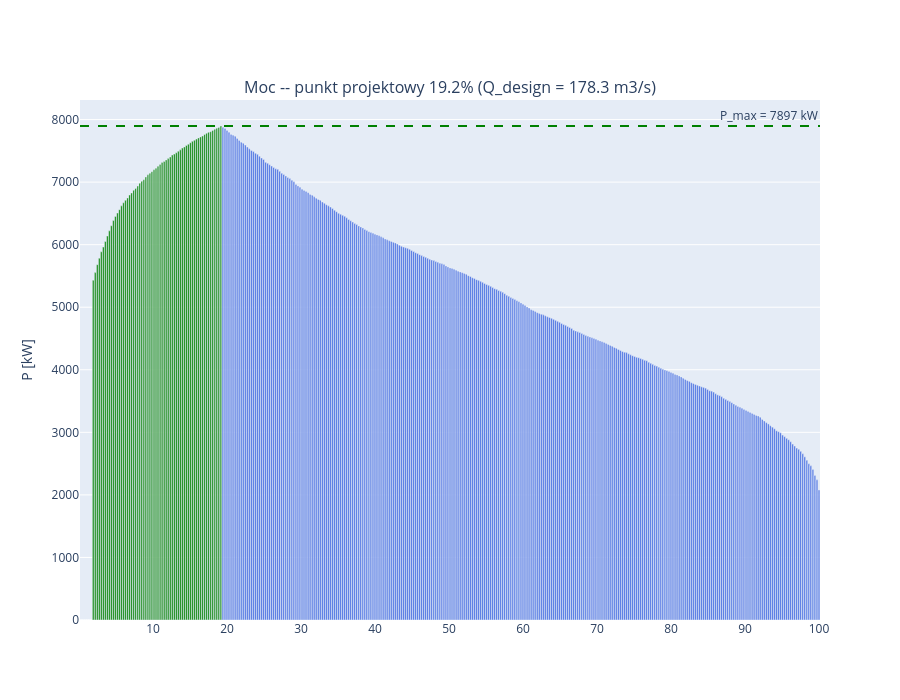
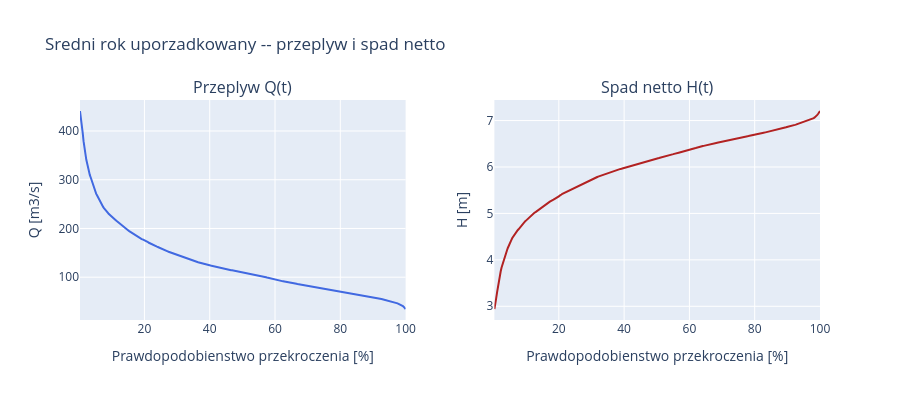

The notebook cell saved with these charts, in order:
### Markdown cell above
**Prompt do LLM:**
> *"Narysuj dwa wykresy: (1) moc MEW P(t) vs dzien roku z zaznaczonym Q_design i Qmin,
> (2) skumulowana energia E(t). Na wykresie mocy zaznacz strefami: pelna moc (Q > Q_design),
> czesciowa moc, i brak pracy (Q < Qmin)."*

### Code cell
# Wykresy: moc i skumulowana energia vs procent przekroczenia
fig = make_subplots(rows=1, cols=1,
    subplot_titles=[
        f'Moc -- punkt projektowy {install_pct}% (Q_design = {Q_design:.1f} m3/s)',
    ],
    vertical_spacing=0.15)

# Moc -- kolorowana wedlug stref pracy
colors = []
Q_min = params['Q_min_coeff'] * Q_design
for i in range(len(result)):
    if result['Qwpp'].iloc[i] == 0:
        colors.append('lightgray')
    elif result['Q'].iloc[i] >= Q_design:
        colors.append('green')
    else:
        colors.append('royalblue')

fig.add_trace(go.Bar(
    x=result['pct'], y=result['P_kW'],
    marker_color=colors, name='Moc [kW]', showlegend=False,
), row=1, col=1)

fig.add_hline(y=P_max, line_dash='dash', line_color='green',
    annotation_text=f'P_max = {P_max:.0f} kW', row=1, col=1)

# Skumulowana energia
E_cumsum = result['E_kWh'].cumsum() / 1000  # MWh


fig.update_xaxes(title_text='Prawdopodobienstwo przekroczenia [%]', row=2, col=1)
fig.update_yaxes(title_text='P [kW]', row=1, col=1)
fig.update_yaxes(title_text='E [MWh]', row=2, col=1)
fig.update_layout(height=700, hovermode='x unified')
fig.show()
fig2.show()

### Figure 1 — Plotly figure (JSON) as saved in the notebook; plotly's stock layout.template omitted (floating-point values rounded to 4 significant figures; data arrays with more than 128 entries replaced by an {"elided": "..."} marker saying what was removed)
{"data": [{"marker": {"color": {"elided": "365 str values"}}, "name": "Moc [kW]", "showlegend": false, "type": "bar", "x": {"elided": "365 float values"}, "xaxis": "x", "y": {"elided": "365 float values"}, "yaxis": "y"}], "layout": {"annotations": [{"font": {"size": 16}, "showarrow": false, "text": "Moc -- punkt projektowy 19.2% (Q_design = 178.3 m3/s)", "x": 0.5, "xanchor": "center", "xref": "paper", "y": 1, "yanchor": "bottom", "yref": "paper"}, {"showarrow": false, "text": "P_max = 7897 kW", "x": 1, "xanchor": "right", "xref": "x domain", "y": 7897.0, "yanchor": "bottom", "yref": "y"}], "height": 700, "hovermode": "x unified", "shapes": [{"line": {"color": "green", "dash": "dash"}, "type": "line", "x0": 0, "x1": 1, "xref": "x domain", "y0": 7897.0, "y1": 7897.0, "yref": "y"}], "xaxis": {"anchor": "y", "domain": [0, 1]}, "yaxis": {"anchor": "x", "domain": [0, 1], "title": {"text": "P [kW]"}}}}

### Figure 2 — Plotly figure (JSON) as saved in the notebook; plotly's stock layout.template omitted (floating-point values rounded to 4 significant figures; data arrays with more than 128 entries replaced by an {"elided": "..."} marker saying what was removed)
{"data": [{"line": {"color": "royalblue", "width": 2}, "mode": "lines", "name": "Q", "type": "scatter", "x": {"elided": "365 float values"}, "xaxis": "x", "y": {"elided": "365 float values"}, "yaxis": "y"}, {"line": {"color": "firebrick", "width": 2}, "mode": "lines", "name": "H", "type": "scatter", "x": {"elided": "365 float values"}, "xaxis": "x2", "y": {"elided": "365 float values"}, "yaxis": "y2"}], "layout": {"annotations": [{"font": {"size": 16}, "showarrow": false, "text": "Przeplyw Q(t)", "x": 0.22, "xanchor": "center", "xref": "paper", "y": 1, "yanchor": "bottom", "yref": "paper"}, {"font": {"size": 16}, "showarrow": false, "text": "Spad netto H(t)", "x": 0.78, "xanchor": "center", "xref": "paper", "y": 1, "yanchor": "bottom", "yref": "paper"}], "height": 400, "showlegend": false, "title": {"text": "Sredni rok uporzadkowany -- przeplyw i spad netto"}, "xaxis": {"anchor": "y", "domain": [0, 0.44], "title": {"text": "Prawdopodobienstwo przekroczenia [%]"}}, "xaxis2": {"anchor": "y2", "domain": [0.56, 1], "title": {"text": "Prawdopodobienstwo przekroczenia [%]"}}, "yaxis": {"anchor": "x", "domain": [0, 1], "title": {"text": "Q [m3/s]"}}, "yaxis2": {"anchor": "x2", "domain": [0, 1], "title": {"text": "H [m]"}}}}
